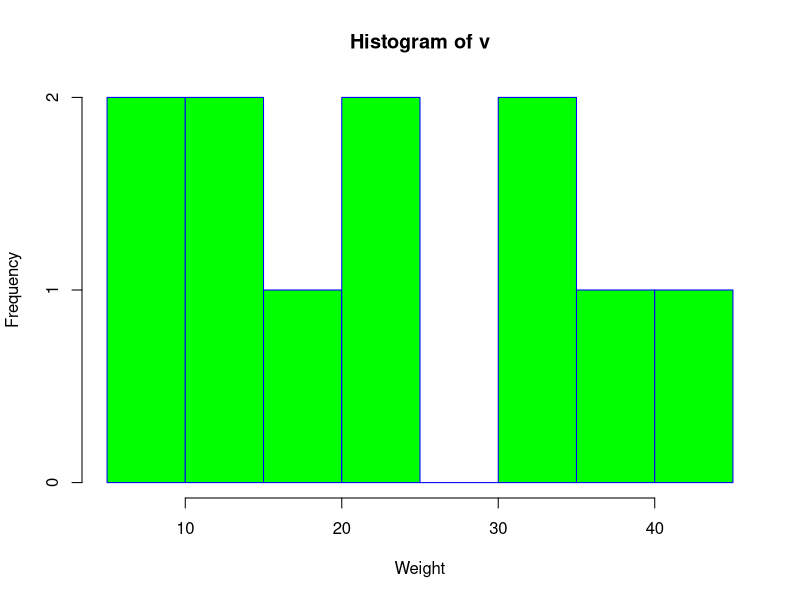

R code for this plot:
#create data for the graph.
v<-c(9,13,21,8,36,22,12,41,31,33,19)
#Give the chart file name.
png(file="histogram.png")
#Create the histogram.
hist(v,xlab="Weight",col="green",border="blue")
#save the file.
dev.off()
